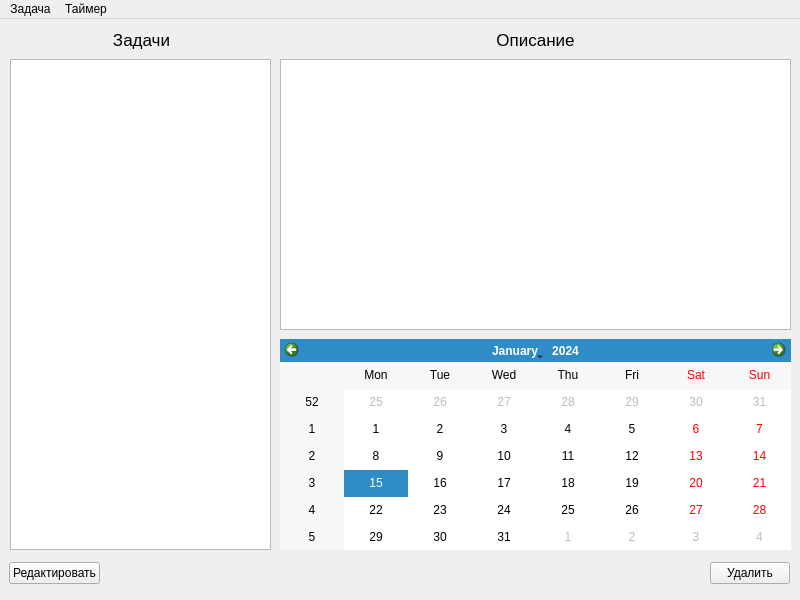
<?xml version="1.0" encoding="UTF-8"?>
<ui version="4.0">
 <class>MainWindow</class>
 <widget class="QMainWindow" name="MainWindow">
  <property name="geometry">
   <rect>
    <x>0</x>
    <y>0</y>
    <width>800</width>
    <height>600</height>
   </rect>
  </property>
  <property name="minimumSize">
   <size>
    <width>800</width>
    <height>600</height>
   </size>
  </property>
  <property name="maximumSize">
   <size>
    <width>800</width>
    <height>600</height>
   </size>
  </property>
  <property name="font">
   <font>
    <weight>50</weight>
    <bold>false</bold>
   </font>
  </property>
  <property name="windowTitle">
   <string>MainWindow</string>
  </property>
  <widget class="QWidget" name="centralwidget">
   <widget class="QWidget" name="horizontalLayoutWidget">
    <property name="geometry">
     <rect>
      <x>9</x>
      <y>539</y>
      <width>781</width>
      <height>31</height>
     </rect>
    </property>
    <layout class="QHBoxLayout" name="horizontalLayout">
     <item>
      <widget class="QPushButton" name="pushButton_redact">
       <property name="text">
        <string>Редактировать</string>
       </property>
      </widget>
     </item>
     <item>
      <spacer name="horizontalSpacer">
       <property name="orientation">
        <enum>Qt::Horizontal</enum>
       </property>
       <property name="sizeHint" stdset="0">
        <size>
         <width>40</width>
         <height>20</height>
        </size>
       </property>
      </spacer>
     </item>
     <item>
      <widget class="QPushButton" name="pushButton_delete">
       <property name="inputMethodHints">
        <set>Qt::ImhNone</set>
       </property>
       <property name="text">
        <string>Удалить</string>
       </property>
      </widget>
     </item>
    </layout>
   </widget>
   <widget class="QListWidget" name="listWidget">
    <property name="geometry">
     <rect>
      <x>10</x>
      <y>40</y>
      <width>261</width>
      <height>491</height>
     </rect>
    </property>
   </widget>
   <widget class="QTextBrowser" name="textBrowser">
    <property name="geometry">
     <rect>
      <x>280</x>
      <y>40</y>
      <width>511</width>
      <height>271</height>
     </rect>
    </property>
   </widget>
   <widget class="QLabel" name="label">
    <property name="geometry">
     <rect>
      <x>16</x>
      <y>10</y>
      <width>251</width>
      <height>21</height>
     </rect>
    </property>
    <property name="font">
     <font>
      <pointsize>13</pointsize>
     </font>
    </property>
    <property name="text">
     <string>Задачи</string>
    </property>
    <property name="alignment">
     <set>Qt::AlignCenter</set>
    </property>
   </widget>
   <widget class="QLabel" name="label_2">
    <property name="geometry">
     <rect>
      <x>280</x>
      <y>10</y>
      <width>511</width>
      <height>21</height>
     </rect>
    </property>
    <property name="font">
     <font>
      <pointsize>13</pointsize>
     </font>
    </property>
    <property name="text">
     <string>Описание</string>
    </property>
    <property name="alignment">
     <set>Qt::AlignCenter</set>
    </property>
   </widget>
   <widget class="QCalendarWidget" name="calendarWidget">
    <property name="geometry">
     <rect>
      <x>280</x>
      <y>320</y>
      <width>511</width>
      <height>211</height>
     </rect>
    </property>
   </widget>
  </widget>
  <widget class="QMenuBar" name="menubar">
   <property name="geometry">
    <rect>
     <x>0</x>
     <y>0</y>
     <width>800</width>
     <height>26</height>
    </rect>
   </property>
   <widget class="QMenu" name="menu">
    <property name="title">
     <string>Задача</string>
    </property>
    <addaction name="create_task"/>
   </widget>
   <widget class="QMenu" name="menu_2">
    <property name="title">
     <string>Таймер</string>
    </property>
    <addaction name="stand_time"/>
    <addaction name="pomidor"/>
   </widget>
   <addaction name="menu"/>
   <addaction name="menu_2"/>
  </widget>
  <action name="create_task">
   <property name="text">
    <string>Создать задачу</string>
   </property>
  </action>
  <action name="stand_time">
   <property name="text">
    <string>Стандартный таймер</string>
   </property>
  </action>
  <action name="pomidor">
   <property name="text">
    <string>Таймер &quot;Помидор&quot;</string>
   </property>
  </action>
 </widget>
 <resources/>
 <connections/>
</ui>
